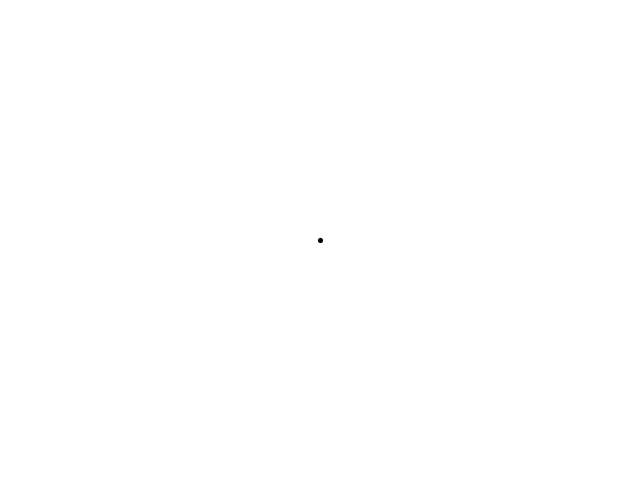
Frame 1 (no input)
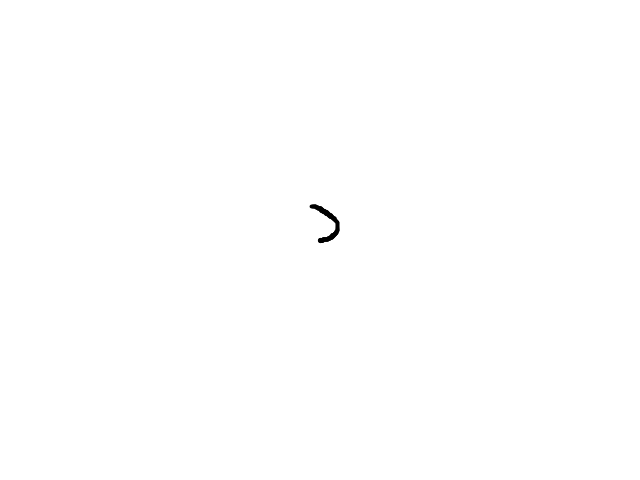
Frame 60 (the mouse pressed at the canvas centre just before this capture)
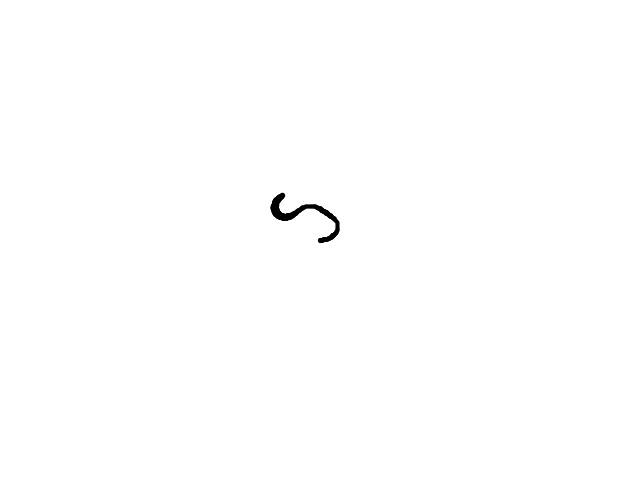
Frame 120 (the mouse held since frame 60 and released just before this capture)

The Processing sketch that drew these frames (run headless with seeded random() and noise(); from frame 60 on, the mouse is pressed at the canvas centre):

// Processing sketch: processing_101604
// ── processing_101604.pde

// "loopy" ramdom walk (written by Jakob Thomsen)

float x;
float y;
float phi;

void step(float phi_step, float distance)
{
  phi = phi + phi_step;
  x = x + cos(phi) * distance;
  y = y + sin(phi) * distance;
}

void setup()
{
  size(640, 480);
  background(255, 255, 255);
  x = width / 2;
  y = height / 2;
  phi = 0;
}

void draw()
{
  float time = millis() / 1000.0;
  float previous_x = x;
  float previous_y = y;
  // step(1.0 * PI / 180.0, 1.0); // Kreis
  // step(random(-0.1, 0.1) * 2.0 * PI, 1.0);
  // step(0.01 * noise(time) * 2.0 * PI, 1.0);
  // step((2.0 * noise(time) - 1.0) * 2.0 * PI, 1.0);
  step(noise(time, 1) * 0.125 * (2.0 * noise(time) - 1.0) * 2.0 * PI, 1.0);
  strokeWeight(noise(time) * 10.0);
  line(previous_x, previous_y, x, y);
}
